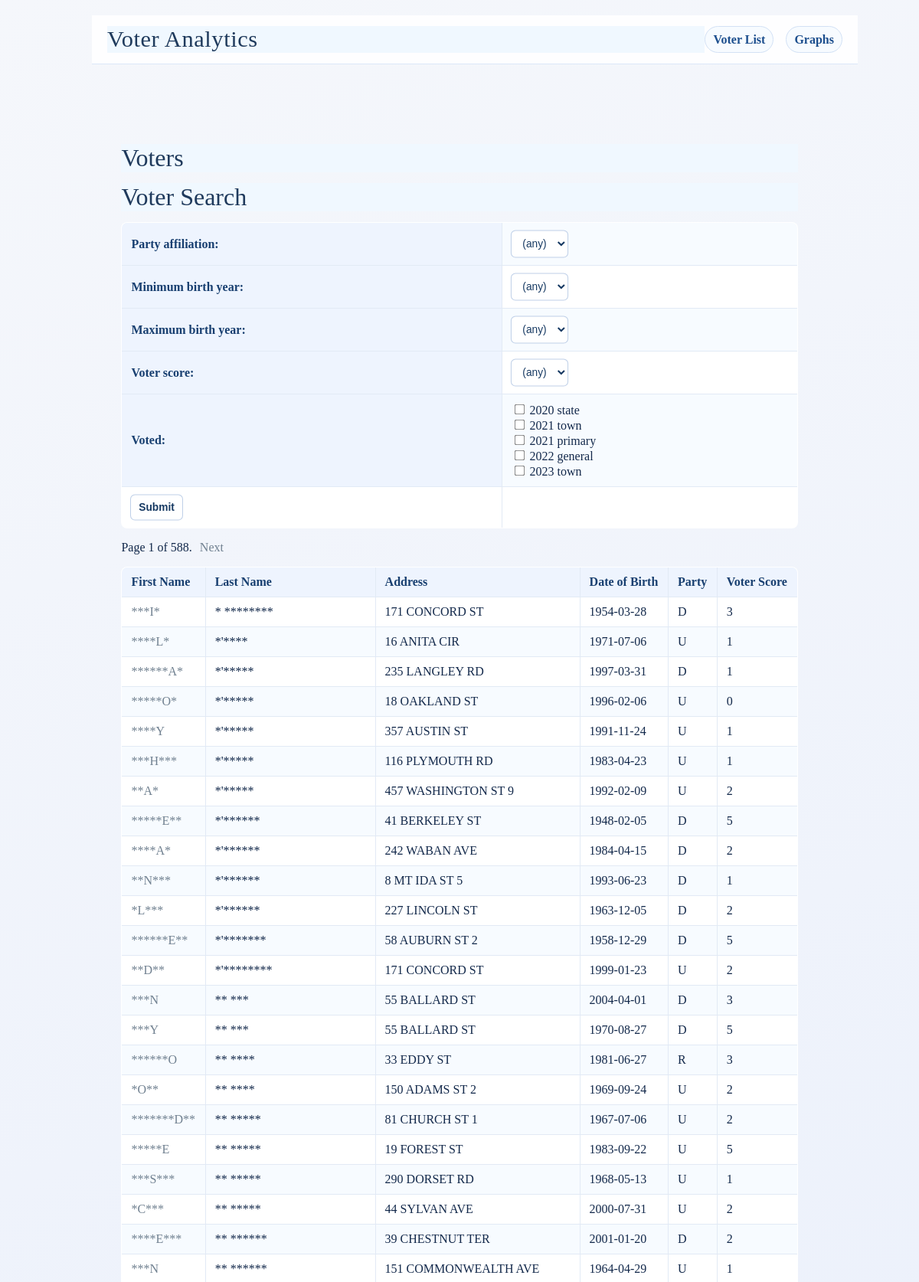
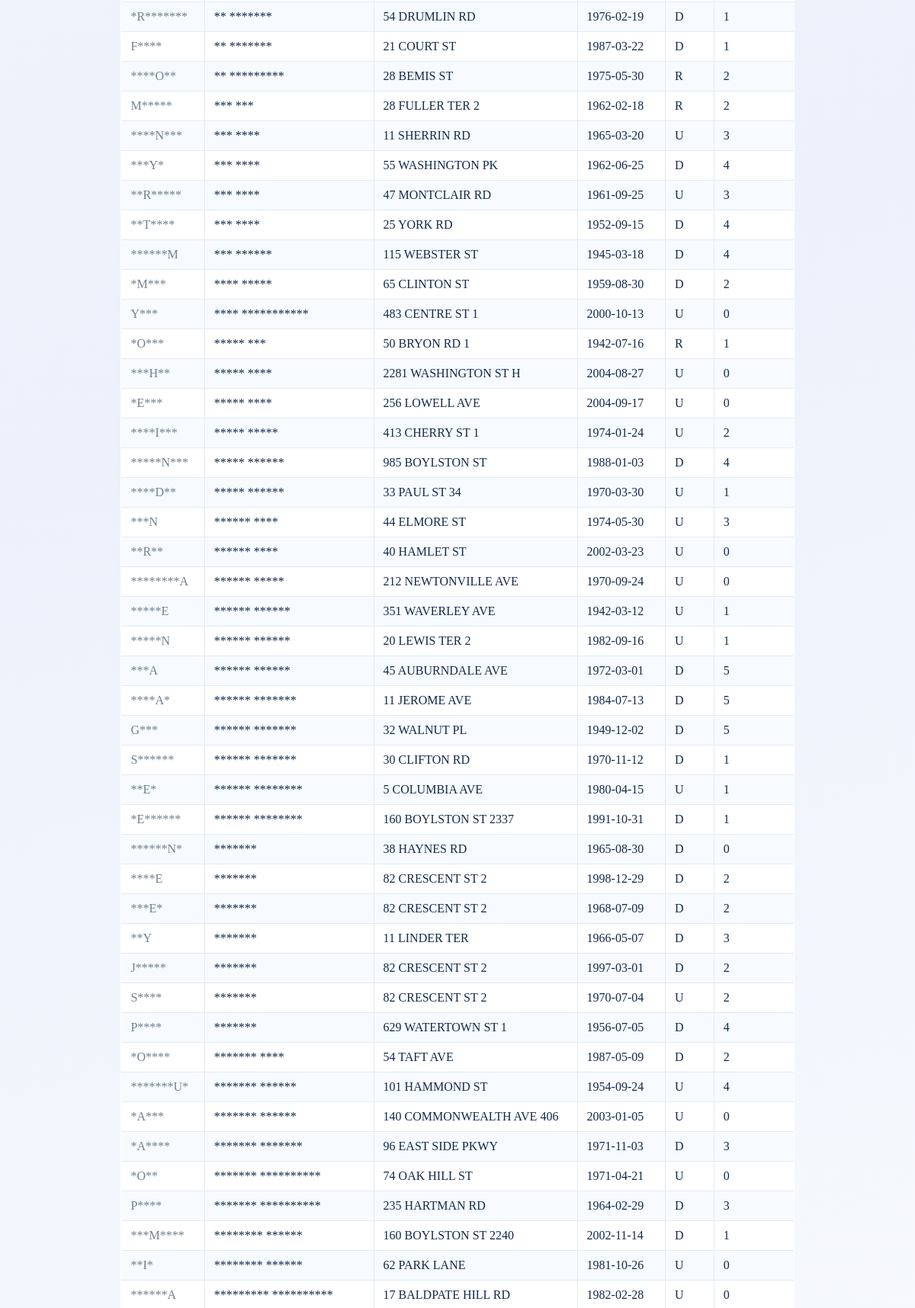
Screenshot of /voter_analytics/ (upper part) with the database file from the repository (2 pictures, top to bottom).
### voter_analytics/models.py (models this page shows, shortened)
class Voter(models.Model):
    voter_id_number = models.TextField(blank=True, null=True)
    first_name = models.TextField()
    last_name = models.TextField()
    residential_address_street_number = models.TextField()
    residential_address_street_name = models.TextField()
    residential_address_apartment_number = models.TextField(blank=True, null=True)
    residential_address_zip_code = models.TextField()
    date_of_birth = models.TextField()
    date_of_registration = models.TextField()
    party_affiliation = models.CharField(max_length=2)
    precinct_number = models.TextField()
    v20state = models.BooleanField()
    v21town = models.BooleanField()
    v21primary = models.BooleanField()
    v22general = models.BooleanField()
    v23town = models.BooleanField()
    voter_score = models.IntegerField()

### voter_analytics/views.py (the view)
# urls.py: path(r'', views.VotersListView.as_view(), name='voters'),
class VotersListView(VoterFilterMixin, ListView):
    template_name = 'voter_analytics/voters.html'
    model = Voter
    context_object_name = 'voters'
    paginate_by = 100
    def get_queryset(self):
        voters = self.get_filtered_queryset().order_by('last_name', 'first_name')
        return voters
    def get_context_data(self, **kwargs):
        context = super().get_context_data(**kwargs)
        context = self.add_filter_context(context, 'voters')
        return context

### voter_analytics/views.py (called while the page is built)
    def get_base_queryset(self):
        return Voter.objects.all()

### voter_analytics/templates/voter_analytics/voters.html (shortened to what this page needs)
{% extends 'voter_analytics/base.html' %}
{% block content %}
<div class="container">
    <h1>Voters</h1>
    <div class="row">
        {% include 'voter_analytics/search.html' %}
    </div>
    <div class="row">
        {% if is_paginated %}
            <ul class="pagination">
                <li>
                    <span>Page {{ page_obj.number }} of {{ page_obj.paginator.num_pages }}.</span>
                </li>
                {% if page_obj.has_next %}
                    <li>
                        <span><a href="?{% if querystring %}{{ querystring }}&{% endif %}page={{ page_obj.next_page_number }}">Next</a></span>
                    </li>
                {% endif %}
            </ul>
        {% endif %}
    </div>
    <div class="row">
        <table>
            <tr>
                <th>First Name</th>
                <th>Last Name</th>
                <th>Address</th>
                <th>Date of Birth</th>
                <th>Party</th>
                <th>Voter Score</th>
            </tr>
            {% for v in voters %}
            <tr>
                <td>
                    <a href="{% url 'voter' v.pk %}">{{ v.first_name }}</a>
                </td>
                <td>{{ v.last_name }}</td>
                <td>{{ v.residential_address_street_number }} {{ v.residential_address_street_name }} {{ v.residential_address_apartment_number }}</td>
                <td>{{ v.date_of_birth }}</td>
                <td>{{ v.party_affiliation|default_if_none:""|slice:':2' }}</td>
                <td>{{ v.voter_score }}</td>
            </tr>
            {% endfor %}
        </table>
    </div>
</div>
{% endblock %}

### static/styles.css (style rules this page uses)
body { background-color: #fff; color: slategray; font-family: arial; }
h1,h2,h3,h4,h5 { font-weight: normal; background:aliceblue; margin: 0; }
a, a:visited { color: slategrey; text-decoration: none; }
body { max-width: 960px; margin: 20px auto; padding: 20px auto; }

### static/voter_analytics.css (style rules this page uses)
body.voter-analytics-app { font-family: Georgia, "Times New Roman", serif; color: #13294b; background: linear-gradient(160deg, #f5f7fb 0%, #ecf1fb 45%, #ffffff 100%); }
body.voter-analytics-app h1, body.voter-analytics-app h2, body.voter-analytics-app h3 { margin: 14px 0; color: #1f3a5c; }
body.voter-analytics-app .container { padding: 90px 0 24px; max-width: 1100px; margin: 0 auto; width: 92%; }
body.voter-analytics-app .row { margin: 12px 0 16px; }
body.voter-analytics-app table { width: 100%; border-collapse: collapse; background: white; border: 1px solid #d5e2f2; border-radius: 8px; overflow: hidden; }
body.voter-analytics-app th, body.voter-analytics-app td { border: 1px solid #e2eaf5; padding: 10px 12px; text-align: left; }
body.voter-analytics-app th { background: #eef4fe; color: #183f70; font-weight: 700; }
body.voter-analytics-app tbody tr:nth-child(odd) { background: #f7fbff; }
body.voter-analytics-app .pagination { list-style: none; display: flex; gap: 10px; padding: 0; margin: 8px 0; }
body.voter-analytics-app .pagination li { display: inline-block; }
body.voter-analytics-app .search-heading, body.voter-analytics-app h1 { text-transform: none; }

### rows the page displays
Voter: first_name "*****E", last_name "** *****", residential_address_street_number "19", residential_address_street_name "FOREST ST", date_of_birth "1983-09-22", party_affiliation "U", voter_score "5"
Voter: first_name "*****N***", last_name "***** ******", residential_address_street_number "985", residential_address_street_name "BOYLSTON ST", date_of_birth "1988-01-03", party_affiliation "D", voter_score "4"
Voter: first_name "**E*", last_name "****** ********", residential_address_street_number "5", residential_address_street_name "COLUMBIA AVE", date_of_birth "1980-04-15", party_affiliation "U", voter_score "1"
Voter: first_name "*A****", last_name "******* *******", residential_address_street_number "96", residential_address_street_name "EAST SIDE PKWY", date_of_birth "1971-11-03", party_affiliation "D", voter_score "3"

### other values shown
{{ page_obj.number }} "1"
{{ page_obj.paginator.num_pages }} "588"
